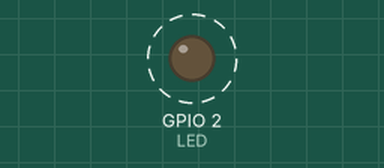
Bench run of a sketch on a simulated ESP32. Shown: output pins drawn as LEDs (lit = HIGH). Dashed ring = blinking. Nothing arrives over Bluetooth unless stated; what the sketch prints to the serial monitor is not drawn.

Above: at 0.5 s.
Timing chart, 0 to 4.6 s (numbered marks = the images above):
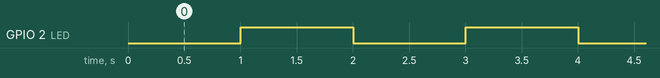

Measured:
- by itself, GPIO 2 (LED): alternates HIGH for 1.0 s and LOW for 1.0 s

The sketch:

Samy_Balise_ZONE.ino
```cpp
/*
  >>> SAMY – balise ZONE 1 – carte ESP-32 (micro-USB). Rien à modifier : téléverser tel quel.
  TAB-Géoloc – Programme des BALISES BLE (trame iBeacon)
  ------------------------------------------------------
  Carte      : "ESP32 Dev Module" (paquet "esp32 by Espressif" version 3.3.1 ou plus)
  Rôle       : émet une trame iBeacon toutes les 100 ms à +3 dBm (valeurs de la spec)
  Avant de téléverser : régler TYPE_BALISE et NUMERO_BALISE ci-dessous.

  Nos 2 balises :
    - ESP-32  (prise micro-USB, antenne imprimée) -> TYPE_BALISE 1 (ZONE),     NUMERO_BALISE 1
    - ESP-32U (prise USB-C, antenne externe)      -> TYPE_BALISE 2 (OBSTACLE), NUMERO_BALISE 1
  ATTENTION : sur l'ESP-32U, brancher l'antenne AVANT d'alimenter la carte.
*/
#include <BLEDevice.h>
#include <BLEAdvertising.h>

#define TYPE_BALISE   1   // 1 = ZONE, 2 = OBSTACLE  (champ "major" de la trame)
#define NUMERO_BALISE 1   // numéro de la balise      (champ "minor" de la trame)

// Identifiant commun à toutes nos balises : le Tab5 ignore les autres appareils Bluetooth.
// (doit être IDENTIQUE dans le programme du Tab5)
const uint8_t UUID_TABGEO[16] = {0x7A, 0xB0, 0x6E, 0x01, 0x5E, 0xE5, 0x40, 0x26,
                                 0x9A, 0x1B, 0x15, 0x7E, 0x5E, 0xE5, 0x20, 0x26};
const int8_t PUISSANCE_1M = -59;  // champ "puissance à 1 m" de la trame (indicatif, non utilisé par le Tab5)
const int LED = 2;                // LED bleue présente sur la plupart des cartes ESP32

void setup() {
  Serial.begin(115200);
  pinMode(LED, OUTPUT);

  BLEDevice::init("TABGEO");
  BLEDevice::setPower(ESP_PWR_LVL_P3);  // +3 dBm (choix de la spec)

  // Trame iBeacon (25 octets) : 4C 00 | 02 15 | UUID (16) | major (2) | minor (2) | puissance (1)
  uint8_t t[25] = {0x4C, 0x00, 0x02, 0x15};
  memcpy(t + 4, UUID_TABGEO, 16);
  t[20] = 0;  t[21] = TYPE_BALISE;
  t[22] = 0;  t[23] = NUMERO_BALISE;
  t[24] = (uint8_t)PUISSANCE_1M;
  String trame;
  for (int i = 0; i < 25; i++) trame += (char)t[i];

  BLEAdvertisementData donnees;
  donnees.setFlags(0x04);  // Bluetooth LE seul
  donnees.setManufacturerData(trame);

  BLEAdvertising* annonce = BLEDevice::getAdvertising();
  annonce->setAdvertisementData(donnees);
  annonce->setScanResponse(false);
#if defined(CONFIG_BLUEDROID_ENABLED)
  annonce->setAdvertisementType(ADV_TYPE_NONCONN_IND);   // non connectable : on émet seulement
#elif defined(CONFIG_NIMBLE_ENABLED)
  annonce->setAdvertisementType(BLE_GAP_CONN_MODE_NON);
#endif
  annonce->setMinInterval(160);  // 160 x 0,625 ms = 100 ms entre deux trames
  annonce->setMaxInterval(160);
  annonce->start();

  Serial.printf("Balise %s n°%d : 1 trame toutes les 100 ms a +3 dBm\n",
                TYPE_BALISE == 1 ? "ZONE" : "OBSTACLE", NUMERO_BALISE);
}

void loop() {
  digitalWrite(LED, (millis() / 1000) % 2);  // la LED clignote : la balise fonctionne
  delay(50);
}
```
